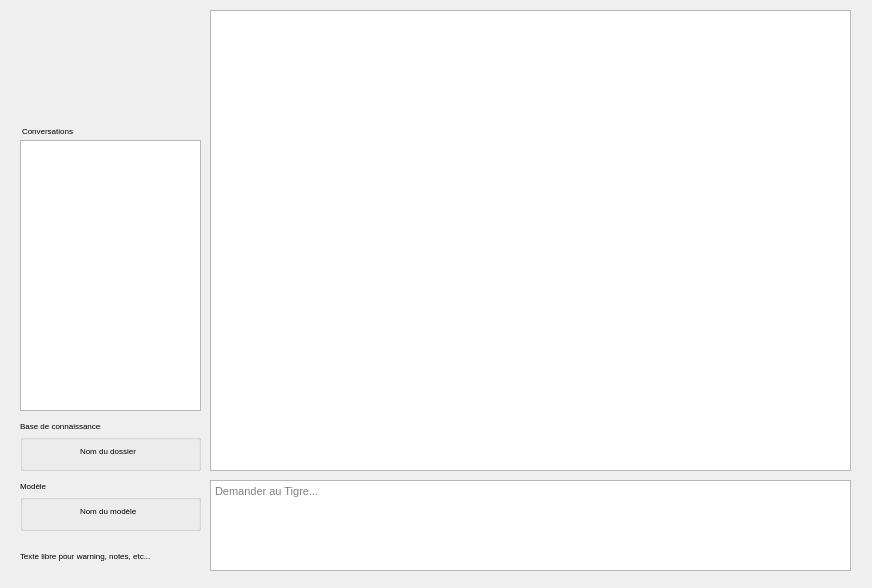
<?xml version="1.0" encoding="UTF-8"?>
<ui version="4.0">
 <class>Form</class>
 <widget class="QWidget" name="Form">
  <property name="geometry">
   <rect>
    <x>0</x>
    <y>0</y>
    <width>872</width>
    <height>588</height>
   </rect>
  </property>
  <property name="windowTitle">
   <string>Form</string>
  </property>
  <property name="styleSheet">
   <string notr="true">QPushButton {
    border: none;
}

QPushButton:pressed {
    padding: 4px;
}</string>
  </property>
  <widget class="QTextEdit" name="textEdit_request">
   <property name="geometry">
    <rect>
     <x>210</x>
     <y>480</y>
     <width>641</width>
     <height>91</height>
    </rect>
   </property>
   <property name="font">
    <font>
     <family>Arial</family>
     <pointsize>8</pointsize>
    </font>
   </property>
   <property name="placeholderText">
    <string>Demander au Tigre...</string>
   </property>
  </widget>
  <widget class="QPushButton" name="btn_send">
   <property name="geometry">
    <rect>
     <x>810</x>
     <y>540</y>
     <width>41</width>
     <height>31</height>
    </rect>
   </property>
   <property name="font">
    <font>
     <family>Arial</family>
     <pointsize>10</pointsize>
    </font>
   </property>
   <property name="styleSheet">
    <string notr="true">border: none; background: transparent;</string>
   </property>
   <property name="text">
    <string/>
   </property>
   <property name="icon">
    <iconset>
     <normaloff>Images/paperplane.png</normaloff>Images/paperplane.png</iconset>
   </property>
   <property name="iconSize">
    <size>
     <width>30</width>
     <height>30</height>
    </size>
   </property>
   <property name="shortcut">
    <string>Return</string>
   </property>
  </widget>
  <widget class="QListWidget" name="list_conversations">
   <property name="geometry">
    <rect>
     <x>20</x>
     <y>140</y>
     <width>181</width>
     <height>271</height>
    </rect>
   </property>
  </widget>
  <widget class="QPushButton" name="btn_newConv">
   <property name="geometry">
    <rect>
     <x>170</x>
     <y>117</y>
     <width>31</width>
     <height>21</height>
    </rect>
   </property>
   <property name="font">
    <font>
     <family>Arial</family>
     <pointsize>10</pointsize>
    </font>
   </property>
   <property name="styleSheet">
    <string notr="true">background: transparent;</string>
   </property>
   <property name="text">
    <string/>
   </property>
   <property name="icon">
    <iconset>
     <normaloff>Images/new.png</normaloff>Images/new.png</iconset>
   </property>
   <property name="iconSize">
    <size>
     <width>16</width>
     <height>16</height>
    </size>
   </property>
  </widget>
  <widget class="QPushButton" name="btn_delConv">
   <property name="geometry">
    <rect>
     <x>140</x>
     <y>117</y>
     <width>31</width>
     <height>21</height>
    </rect>
   </property>
   <property name="font">
    <font>
     <family>Arial</family>
     <pointsize>10</pointsize>
    </font>
   </property>
   <property name="styleSheet">
    <string notr="true">background: transparent;</string>
   </property>
   <property name="text">
    <string/>
   </property>
   <property name="icon">
    <iconset>
     <normaloff>Images/delete.png</normaloff>Images/delete.png</iconset>
   </property>
   <property name="iconSize">
    <size>
     <width>16</width>
     <height>16</height>
    </size>
   </property>
  </widget>
  <widget class="QLabel" name="label_conversation">
   <property name="geometry">
    <rect>
     <x>22</x>
     <y>120</y>
     <width>121</width>
     <height>21</height>
    </rect>
   </property>
   <property name="font">
    <font>
     <family>Arial</family>
     <pointsize>6</pointsize>
    </font>
   </property>
   <property name="text">
    <string>Conversations</string>
   </property>
  </widget>
  <widget class="QLabel" name="label_freeText">
   <property name="geometry">
    <rect>
     <x>20</x>
     <y>540</y>
     <width>131</width>
     <height>31</height>
    </rect>
   </property>
   <property name="font">
    <font>
     <family>Arial</family>
     <pointsize>6</pointsize>
    </font>
   </property>
   <property name="text">
    <string>Texte libre pour warning, notes, etc...</string>
   </property>
  </widget>
  <widget class="QLabel" name="label_tigerODM">
   <property name="geometry">
    <rect>
     <x>60</x>
     <y>20</y>
     <width>91</width>
     <height>91</height>
    </rect>
   </property>
   <property name="text">
    <string/>
   </property>
   <property name="pixmap">
    <pixmap>Images/Tiger.png</pixmap>
   </property>
   <property name="scaledContents">
    <bool>true</bool>
   </property>
  </widget>
  <widget class="QGroupBox" name="groupBox_3">
   <property name="geometry">
    <rect>
     <x>20</x>
     <y>480</y>
     <width>181</width>
     <height>51</height>
    </rect>
   </property>
   <property name="font">
    <font>
     <family>Arial</family>
     <pointsize>6</pointsize>
    </font>
   </property>
   <property name="title">
    <string>Modèle</string>
   </property>
   <widget class="QPushButton" name="btn_model">
    <property name="geometry">
     <rect>
      <x>10</x>
      <y>20</y>
      <width>31</width>
      <height>21</height>
     </rect>
    </property>
    <property name="font">
     <font>
      <family>Arial</family>
      <pointsize>10</pointsize>
     </font>
    </property>
    <property name="styleSheet">
     <string notr="true">background: transparent;</string>
    </property>
    <property name="text">
     <string/>
    </property>
    <property name="icon">
     <iconset>
      <normaloff>Images/model.png</normaloff>Images/model.png</iconset>
    </property>
    <property name="iconSize">
     <size>
      <width>20</width>
      <height>20</height>
     </size>
    </property>
   </widget>
   <widget class="QLabel" name="label_model">
    <property name="geometry">
     <rect>
      <x>60</x>
      <y>20</y>
      <width>101</width>
      <height>21</height>
     </rect>
    </property>
    <property name="font">
     <font>
      <family>Arial</family>
      <pointsize>6</pointsize>
     </font>
    </property>
    <property name="text">
     <string>Nom du modèle</string>
    </property>
   </widget>
  </widget>
  <widget class="QGroupBox" name="groupBox_2">
   <property name="geometry">
    <rect>
     <x>20</x>
     <y>420</y>
     <width>181</width>
     <height>51</height>
    </rect>
   </property>
   <property name="font">
    <font>
     <family>Arial</family>
     <pointsize>6</pointsize>
    </font>
   </property>
   <property name="title">
    <string>Base de connaissances</string>
   </property>
   <widget class="QPushButton" name="btn_folder">
    <property name="geometry">
     <rect>
      <x>10</x>
      <y>20</y>
      <width>31</width>
      <height>21</height>
     </rect>
    </property>
    <property name="font">
     <font>
      <family>Arial</family>
      <pointsize>10</pointsize>
     </font>
    </property>
    <property name="styleSheet">
     <string notr="true">background: transparent;</string>
    </property>
    <property name="text">
     <string/>
    </property>
    <property name="icon">
     <iconset>
      <normaloff>Images/folder.png</normaloff>Images/folder.png</iconset>
    </property>
    <property name="iconSize">
     <size>
      <width>20</width>
      <height>20</height>
     </size>
    </property>
   </widget>
   <widget class="QLabel" name="label_folder">
    <property name="geometry">
     <rect>
      <x>60</x>
      <y>20</y>
      <width>101</width>
      <height>21</height>
     </rect>
    </property>
    <property name="font">
     <font>
      <family>Arial</family>
      <pointsize>6</pointsize>
     </font>
    </property>
    <property name="text">
     <string>Nom du dossier</string>
    </property>
   </widget>
  </widget>
  <widget class="QPushButton" name="btn_newConv_2">
   <property name="geometry">
    <rect>
     <x>210</x>
     <y>550</y>
     <width>31</width>
     <height>21</height>
    </rect>
   </property>
   <property name="font">
    <font>
     <family>Arial</family>
     <pointsize>10</pointsize>
    </font>
   </property>
   <property name="styleSheet">
    <string notr="true">background: transparent;</string>
   </property>
   <property name="text">
    <string/>
   </property>
   <property name="icon">
    <iconset>
     <normaloff>Images/paperclip.png</normaloff>Images/paperclip.png</iconset>
   </property>
   <property name="iconSize">
    <size>
     <width>16</width>
     <height>16</height>
    </size>
   </property>
  </widget>
  <widget class="QTextEdit" name="textEdit_chat">
   <property name="geometry">
    <rect>
     <x>210</x>
     <y>10</y>
     <width>641</width>
     <height>461</height>
    </rect>
   </property>
  </widget>
 </widget>
 <resources/>
 <connections/>
</ui>
